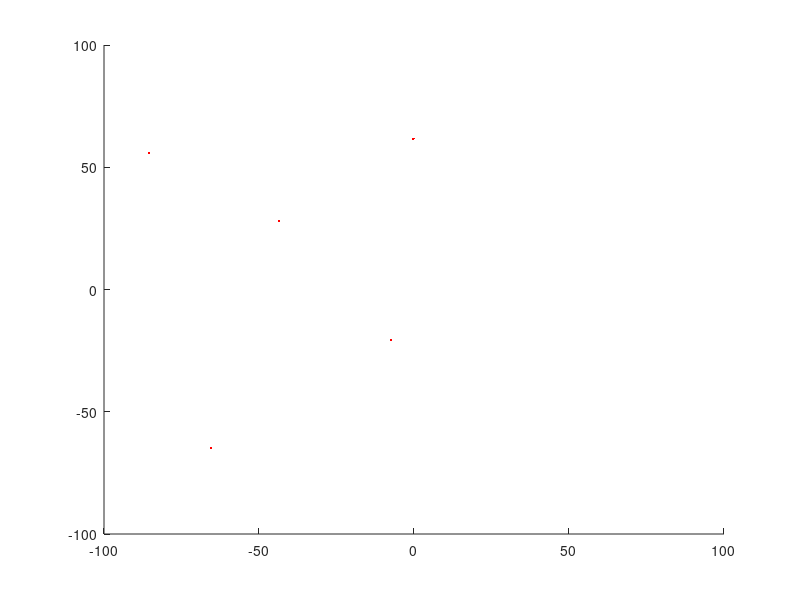

Reproduce this figure in MATLAB. (Note: this script raises an error after producing the figure.)
function demoProjPointOnCircle3d
%DEMOPROJPOINTONCIRCLE3D demo for projPointOnCircle3d
%
%   Example
%     demoProjPointOnCircle3d
%
%   See also
%

% ------
% Author: oqilipo
% Created: 2020-10-12, using R2019b
% Copyright 2020

% Create random circle
circle = [-50+100*rand(1,3) randi([20 50]) 180*rand 360*rand 360*rand];

% Create some random points
points = -100+200*rand(5,3);

points2 = projPointOnCircle3d(points, circle);

figure('color','w')
axis([-100 100 -100 100 -100 100]);
hold on
drawPoint3d(points,'r.')
drawCircle3d(circle,'g')
drawPoint3d(circle(1:3),'g.')
drawPoint3d(points2,'b.')

end
